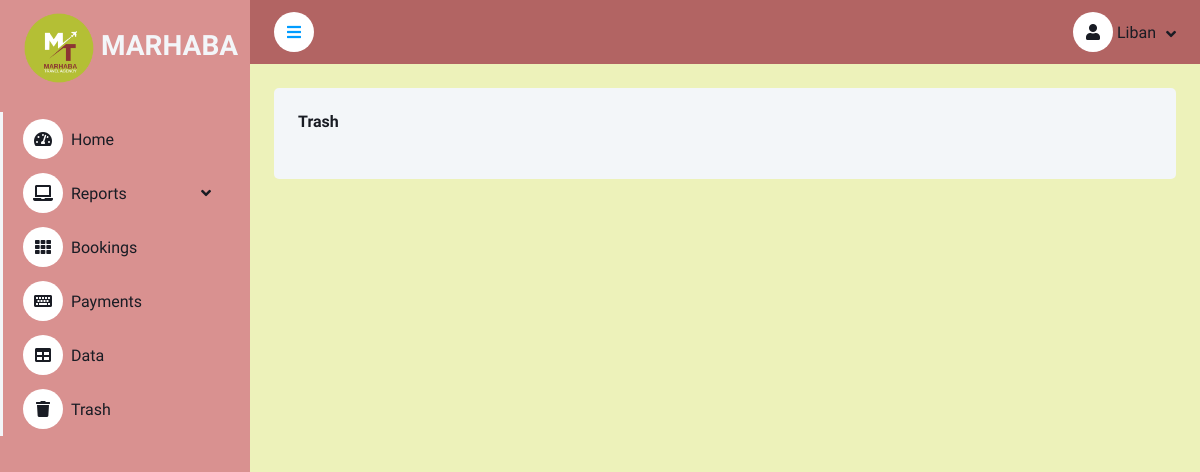
Before: /trash (signed in) with the older database file.
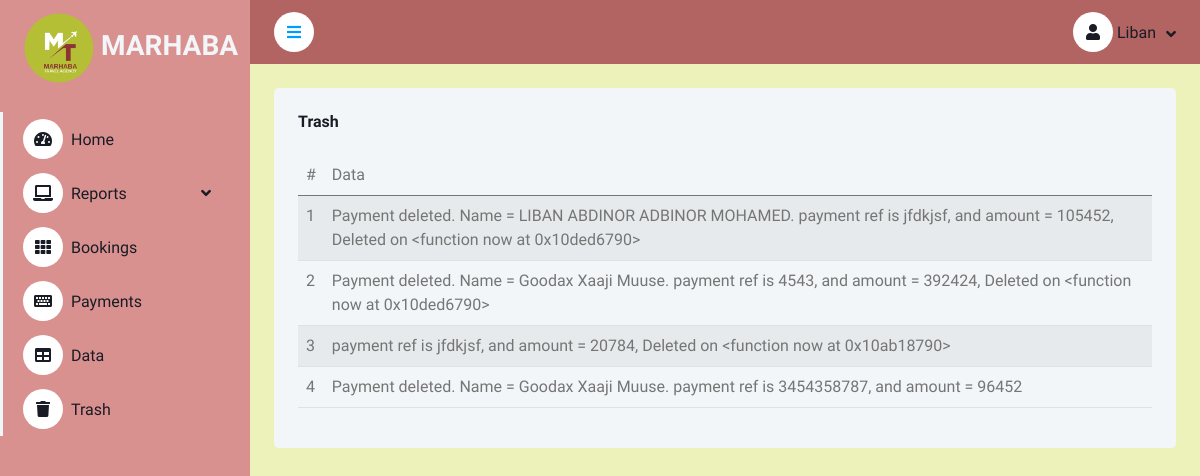
After: the same page with the newer database file.
### booking_brain/models.py (models this page shows, shortened)
class Trash(models.Model):
    id =models.AutoField(primary_key=True)
    Date_created = models.DateTimeField(auto_now_add=True)
    Data = models.CharField(max_length=500)

### booking_brain/views.py (the view)
# urls.py: path('trash', views.trash , name = 'trash'),
@login_required(login_url='login_user')
def trash(request):
    trash = Trash.objects.all()
    return render(request,'booking_brain/trash.html', {'trashs': trash} )

### booking_brain/templates/booking_brain/trash.html (shortened to what this page needs)
{% extends 'booking_brain/base.html' %}
{% block content %}
    <div class="row g-4">
        <div class="col-sm-12 col-xl-12">
            <div class="bg-light rounded h-100 p-4">
                <h6 class="mb-4">Trash</h6>
                    {% if trashs %}
                    <table class="table table-striped table-hover">
                        <thead>
                            <td>#</td>
                            <td>Data</td>
                        </thead>
                        <tbody>
                            {% for trash in trashs %}
                            <tr>
                                <td>{{ forloop.counter }}</td>
                                <td>{{ trash.Data }}</td>
                            </tr>
                            {% endfor %}
                        </tbody>
                        {% endif %}
                    </table>
                </div>
            </div>
            </div>
    </div>
{% endblock %}

Changed rows visible on the page:
added Trash: Data "Payment deleted. Name = LIBAN ABDINOR ADBINOR MOHAMED. payment ref is jfdkjsf, and amount = 105452, Deleted on <function now at 0x10ded6790>"
added Trash: Data "Payment deleted. Name = Goodax Xaaji Muuse. payment ref is 4543, and amount = 392424, Deleted on <function now at 0x10ded6790>"
added Trash: Data "payment ref is jfdkjsf, and amount = 20784, Deleted on <function now at 0x10ab18790>"
added Trash: Data "Payment deleted. Name = Goodax Xaaji Muuse. payment ref is 3454358787, and amount = 96452"
Other visible differences:
text now shown: "# Data"
